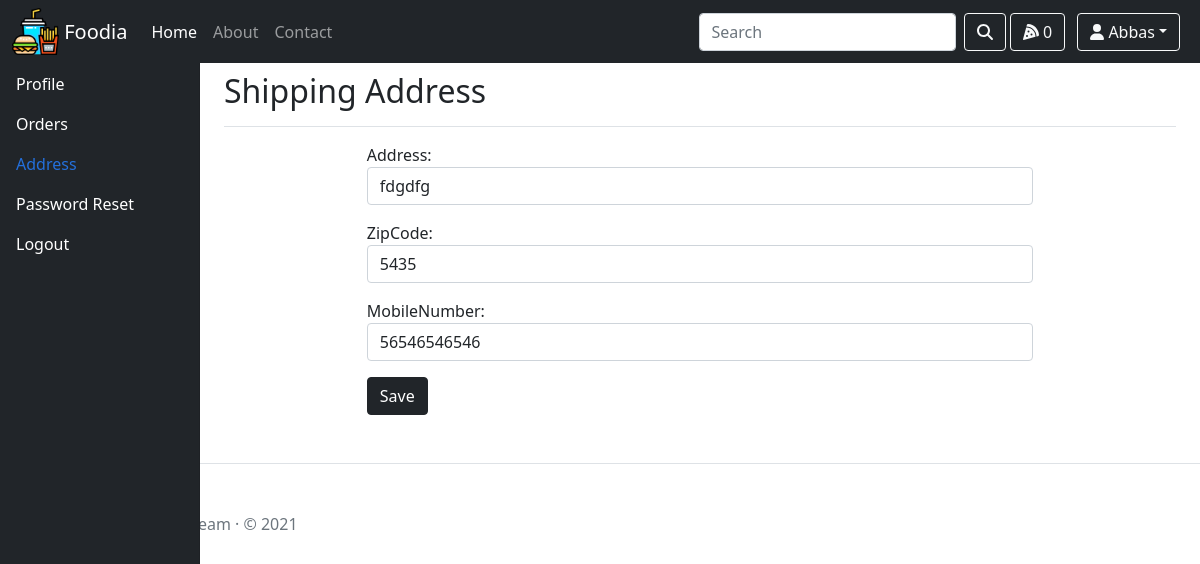
The page /account/addressProfile (signed in) on the database as committed earlier.
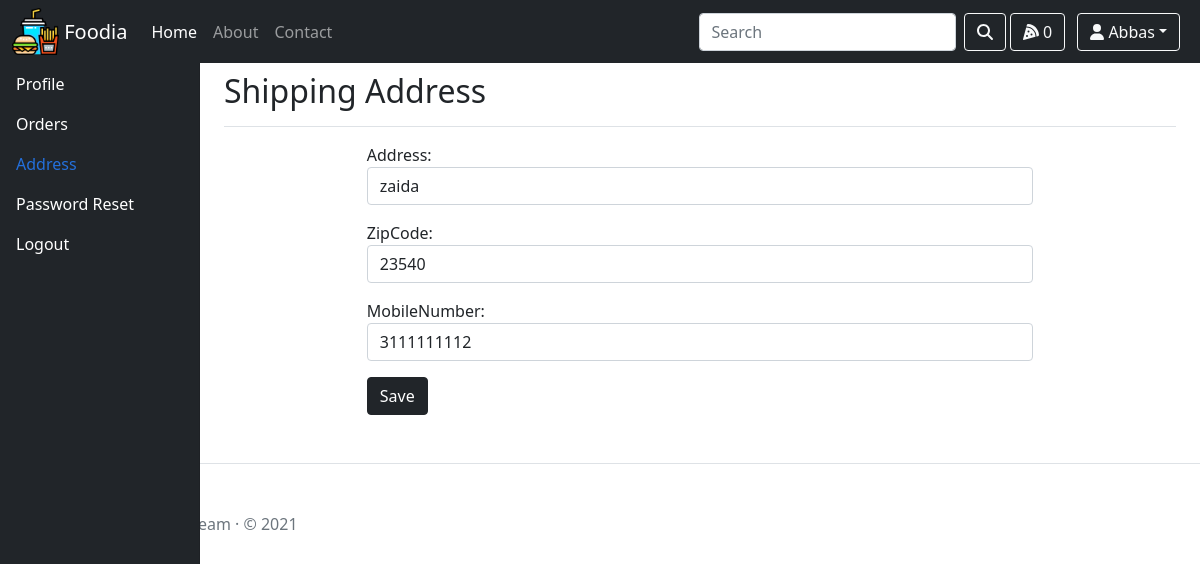
The same page on the database as committed later.
### account/models.py (models this page shows)
class Profile(BaseModel):
    user = models.OneToOneField(User,on_delete=models.CASCADE, related_name="profile")
    is_email_verified = models.BooleanField(default=False)
    address =models.CharField(max_length=200,null=True,blank=True)
    zipCode=models.CharField(max_length=100,null=True,blank=True)
    mobileNumber=models.CharField(max_length=100,null=True,blank=True)

### account/views.py (the view)
# urls.py: path('addressProfile',views.addressProfile,name="addressProfile"),
def addressProfile(request):
    if request.user.is_authenticated:
        try:
            profileData = Profile.objects.get(user=request.user)
        except Profile.DoesNotExist:
            profileData = Profile.objects.create(user=request.user)
        if request.method == 'POST':
            form = extendedAccountForm(request.POST, instance=profileData)
            if form.is_valid():
                form.save()
                return redirect('/account/profile')
        else:
            form = extendedAccountForm(initial=model_to_dict(profileData))
            return render(request, "account/addressProfile.html", {'form': form})
    return redirect("/foodStuff")

### account/modelForm.py
class extendedAccountForm(forms.ModelForm):
    class Meta:
        model = Profile
        fields = ('address', 'zipCode', 'mobileNumber')
        exclude = ('password1', 'password2')
        widgets = {
            'address' : forms.TextInput(attrs={'class': 'form-control form-control-md'}),
            'zipCode': forms.TextInput(attrs={'class': 'form-control form-control-md'}),
            'mobileNumber': forms.TextInput(attrs={'class': 'form-control form-control-md','type':'number'}),
        }

### account/context_processors.py (called while the page is built)
def profileData(request):
    if request.user.is_authenticated:
        userId = User.objects.get(id=request.user.id)
        if userId.last_name:
            name = userId.last_name
        else:
            name= "User"
        custom_data = {
        'userName':name,
        }
        return custom_data
    return {}

### template/account/addressProfile.html (shortened to what this page needs)
{% extends 'base.html' %}
{% block body %}
<div class="container-fluid">
  <div class="row">
    <nav id="sidebarMenu" class="col-md-3 col-lg-2 d-md-block bg-dark sidebar collapse">
      <div class="position-sticky pt-3">
        <ul class="nav flex-column">
          <li class="nav-item">
            <a class="nav-link" aria-current="page" href="{% url 'userProfile' %}">
              Profile
            </a>
          </li>
          <li class="nav-item">
            <a class="nav-link" href="{% url 'ordersProfile' %}">
              Orders
            </a>
          </li>
          <li class="nav-item">
            <a class="nav-link active" href="{% url 'addressProfile' %}">
              Address
            </a>
          </li>
          <li class="nav-item">
            <a class="nav-link" href="{% url 'passwordReset' %}">
              Password Reset
            </a>
          </li>
          <li class="nav-item">
            <a class="nav-link" href="{% url 'signOut' %}">
              Logout
            </a>
          </li>
        </ul>
      </div>
    </nav>
    <main class="col-md-9 ms-sm-auto col-lg-10 px-md-4">
      <div class="d-flex justify-content-between flex-wrap flex-md-nowrap align-items-center pt-3 pb-2 mb-3 border-bottom">
        <h1 class="h2">Shipping Address</h1>
      </div>
      <div style="padding-left: 15%;padding-right: 15%;">
        <form method="post">
            {{ form.as_p }}
            <button class="btn btn-dark" type="submit">Save</button>
        </form>
      </div>
    </main>
  </div>
</div>
{% endblock body %}

Rows that differ between the two databases and show on the page:
changed Profile: address "fdgdfg" → "zaida"; zipCode "5435" → "23540"; mobileNumber "56546546546" → "3111111112"
